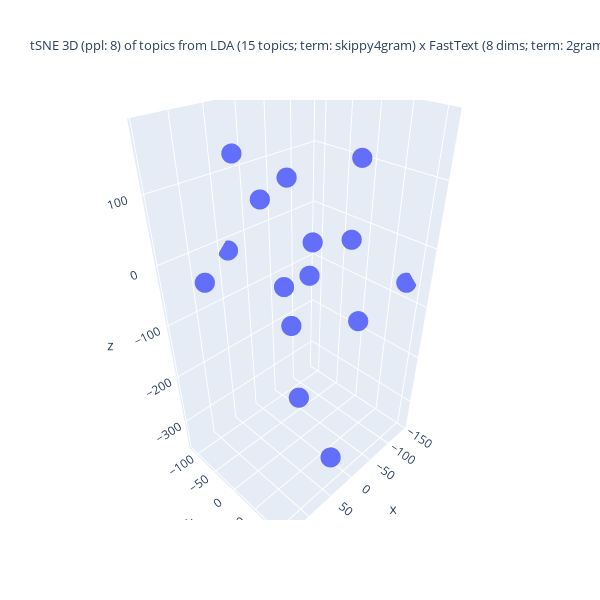

Here is the notebook cell this chart was saved with:
### Code cell
%%capture --no-display

## Plotlyを使って tSNE の結果の可視化 (3D)
import numpy as np
import plotly.graph_objects as go

## 変数の指定
d1, d2, d3 = topic_tsne_3d[:,0], topic_tsne_3d[:,1], topic_tsne_3d[:,2]
fig = go.Figure(data = [go.Scatter3d(x = d1, y = d2, z = d3,
                                     mode = 'markers', marker = dict(size = 7)) ])

## 3D 散布図にラベルを追加する処理は未実装
if use_FastText:
    if use_LDA:
        title_val = f"tSNE 3D (ppl: {top_perplexity_val}) of topics from LDA ({n_topics} topics; term: {lda_term_type}) x FastText ({ft_n_dims} dims; term: {ft_term_type}; window: {ft_window_size})"
    else:
        title_val = f"tSNE 3D (ppl: {top_perplexity_val}) of dims under FastText ({n_topics} dims)"
else:
    title_val = f"tSNE 3D (ppl: {top_perplexity_val}) of topics from LDA ({n_topics} topics; term: {lda_term_type})"
#
fig.update_layout(title = dict(text = title_val, font_size = 13),
                  autosize = False, width = 600, height = 600,)
fig.show()

### Figure 1 — Plotly figure (JSON) as saved in the notebook; plotly's stock layout.template omitted (floating-point values rounded to 4 significant figures)
{"data": [{"marker": {"size": 7}, "mode": "markers", "type": "scatter3d", "x": [97.75, 25.97, 4.251, 42.87, 115.6, 87.94, 7.047, 143.8, -49.55, -62.59, -113.8, -144.0, 38.31, -3.279, -77.19], "y": [93.76, -49.95, 74.53, 10.95, 15.07, 100.8, 110.7, -20.34, 54.33, -92.27, -86.33, 81.44, -113.4, -24.19, 24.2], "z": [-130.0, 77.7, -349.2, -22.48, 173.6, 53.24, -45.42, 15.27, 139.3, 72.35, -50.19, -67.5, -17.08, -130.6, 8.51]}], "layout": {"autosize": false, "height": 600, "title": {"font": {"size": 13}, "text": "tSNE 3D (ppl: 8) of topics from LDA (15 topics; term: skippy4gram) x FastText (8 dims; term: 2gram; window: 5)"}, "width": 600}}
